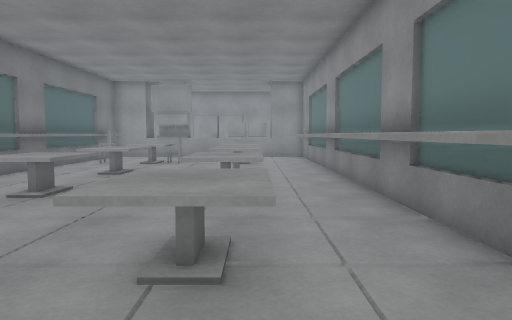
view 1 (above)

22 first-person views from a walk through a scene from a Unity 3-D project. The camera is 1.2 m above the floor, tilts 4° down and sees 70° across. The floor is counted in squares, 1 m on a side. Each view is taken from the middle of a square. On the plan, view 1 faces up. The plan holds only what a view shows up to about 15 squares ahead; the rest is blank. The place goes on beyond the plan. The player character is not drawn.

view 2
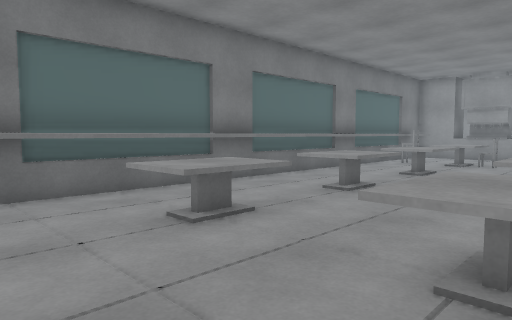

view 3
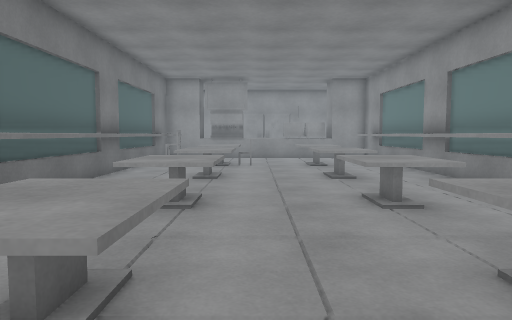

view 4
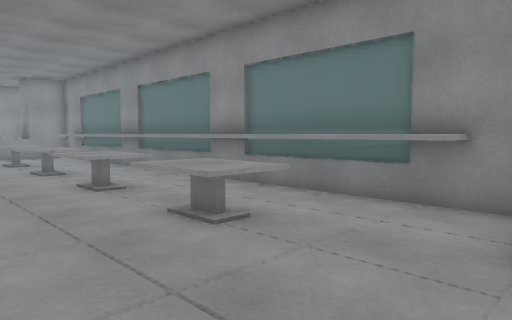

view 5
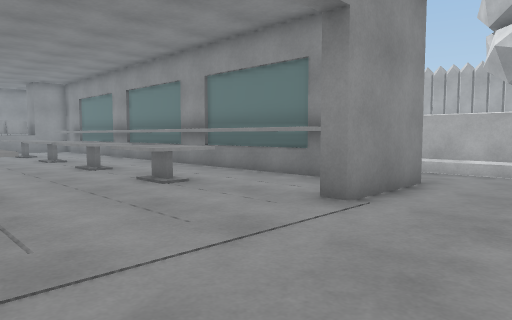

view 6
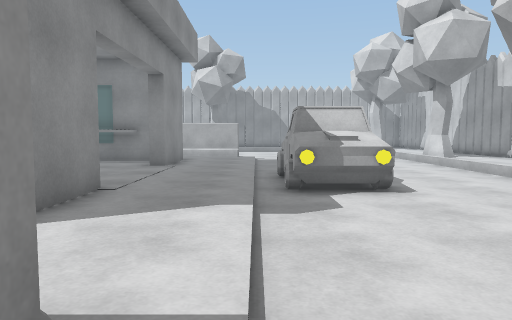

view 7
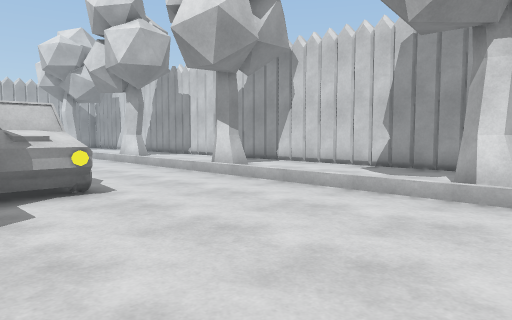

view 8
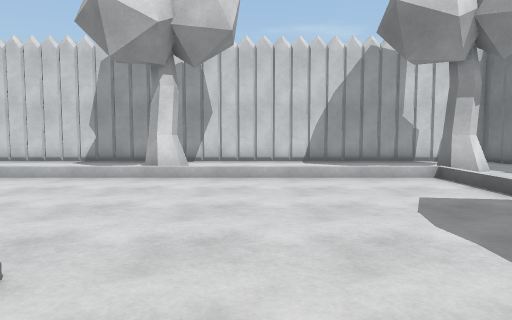

view 9
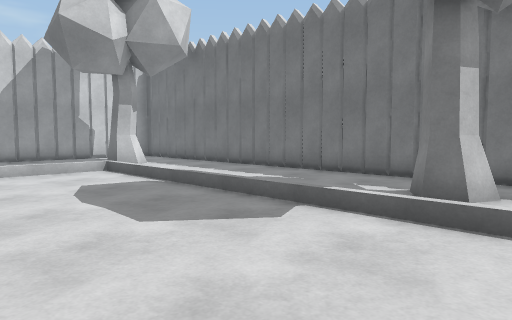

view 10
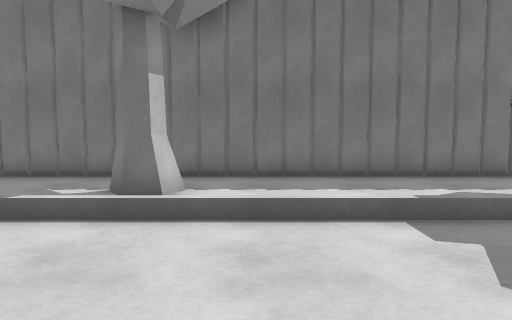

view 11
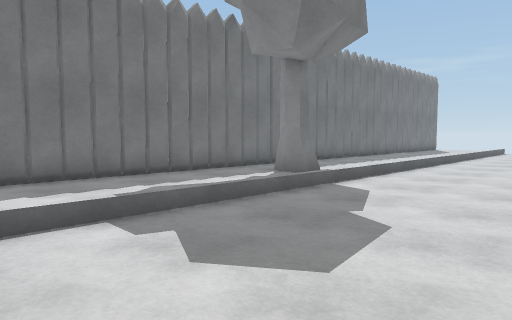

view 12
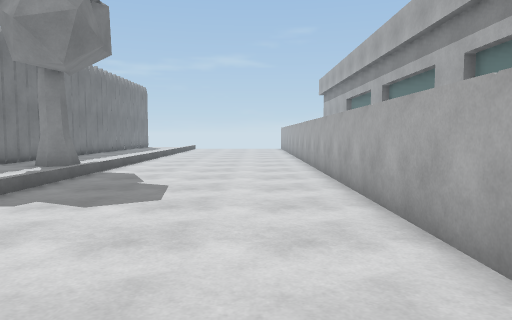

view 13
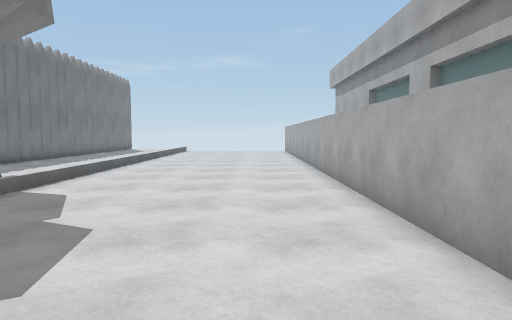

view 14
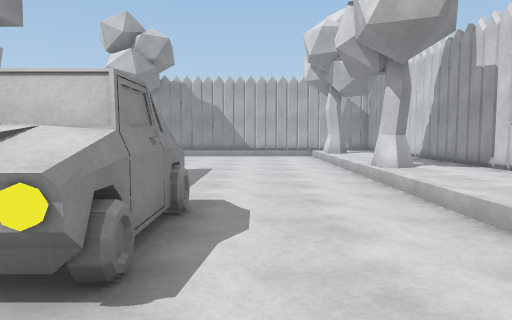

view 15
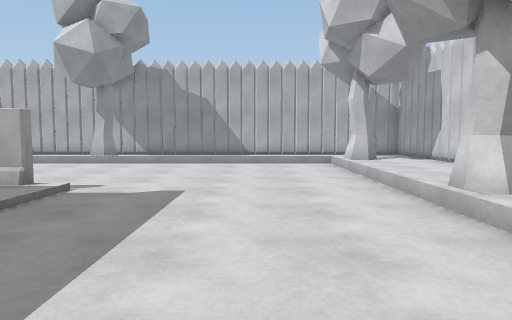

view 16
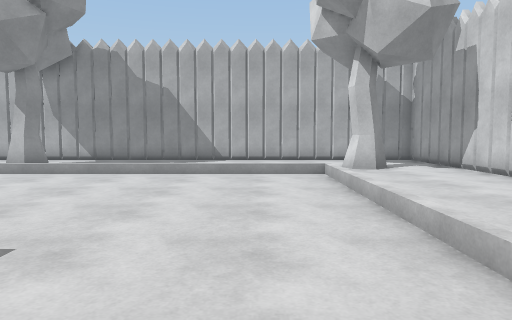

view 17
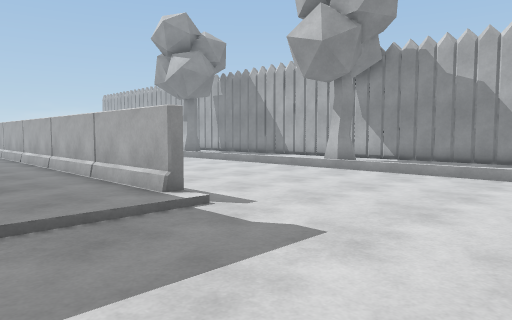

view 18
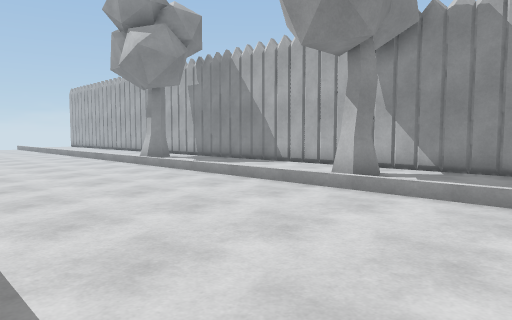

view 19
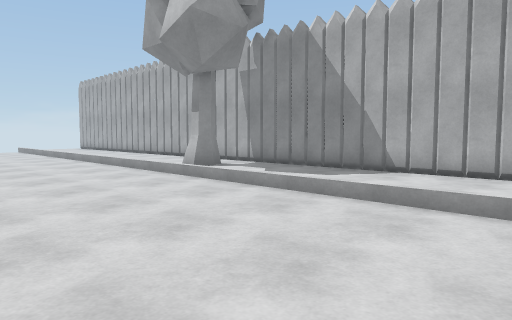

view 20
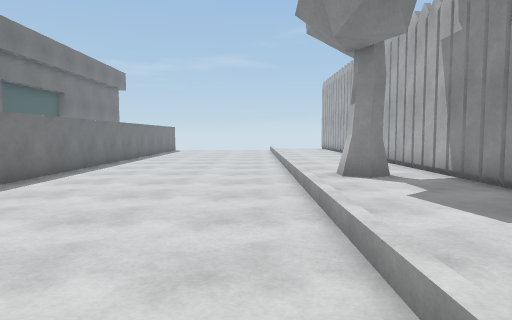

view 21
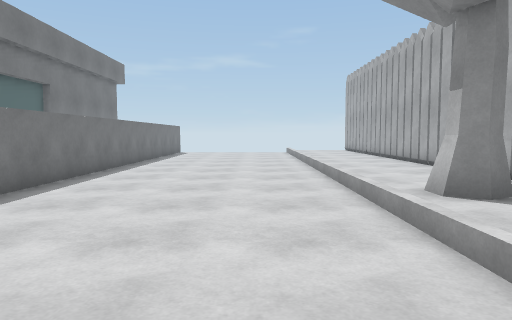

view 22
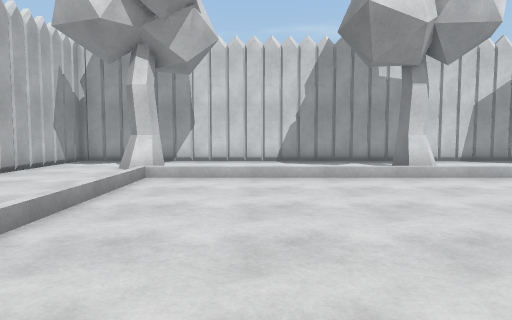

### Floor plan
Key: @ floor where view 1 was taken; # wall or solid block; . main floor; : floor 0.25 m higher than the main floor; / step, stairs or slope; = window, fence, low wall or low ledge; ^ raised ledge; v drop or lower ground; O other object.
Columns run from 22 left of view 1 to 17 right of it. Each row starts with its distance up from view 1.
 16 #:: /......#  # #v==:^^: #  #....../:::#
 15 #:::/......#  #^#vO::^^:^#  #....../:::#
 14 #:::/......#  #^::::::::^#  #....../:::#
 13 #:::/......#  #^::::::::^#  #....../:::#
 12 #:::/......#  #^:^^::^^:^#  #....../:::#
 11 #:::/......#  #^:^^::^^:^#  #....../:::#
 10 #:#//......#  #^::::::::^#  #......//#:#
  9 #:#//......#  #^::::::::^# :#......//#:#
  8 #:::/......#  #^:^^::^^:^# :#....../:::#
  7 #:::/......#  #^:^^::^^:^# :#....../:::#
  6 #:::/......#  #^::::::::^# :# ...../:::#
  5 #:::/......#  #^::::::::^# :# ...../:::#
  4 #:::/......#  #^:^^::^^:^#::# ...../:::#
  3 #:::/......#  #^:^^::^^:^#::# ...../:::#
  2 #:::/......#  #^::::::::^#::#....../:::#
  1 #:::/......#  #^::::::::^#::#....../:::#
  0 #:::/......#      ::::@::#::#....../ ::#
 -1 #:# /......    ###::::####::#....../ #:#
 -2 #:::/.....   :::::::::::::::#....../ ::#
 -3 #:::/......#::::::::::::::::#....../ ::#
 -4 #:::/......//////////////////....../ ::#
 -5 #:::/............^^##^............./  :#
 -6 #:::/............^^## ............./  :#
 -7 #:::/.............^###............./: :#
 -8 #:::/............................../:::#
 -9 #:::/............................../:::#
-10 #:::/............................../:::#
-11 #:://///////////////////////////////:::#
-12  ::#       /#       #::::::#:::::::##::#
-13    ::::::::/#::::::/  :::::#:::::::# ::#
-14 #  ::::::::::::::::::  ::::::::::::::::#
-15 ########################################

Where each view was taken, in squares from view 1:
view 1: 0 up, 0 right, facing up
view 2: 0 up, 0 right, facing up-left
view 3: 1 up, 3 left, facing up
view 4: 1 down, 4 left, facing up-right
view 5: 4 down, 5 left, facing up-right
view 6: 4 down, 12 left, facing right
view 7: 4 down, 12 left, facing down-right
view 8: 1 down, 13 left, facing down
view 9: 1 up, 13 left, facing down-left
view 10: 1 up, 13 left, facing left
view 11: 1 up, 13 left, facing up-left
view 12: 3 down, 13 left, facing up
view 13: 1 up, 13 left, facing up
view 14: 8 down, 7 left, facing right
view 15: 8 down, 2 left, facing right
view 16: 9 down, 2 right, facing right
view 17: 9 down, 2 right, facing up-right
view 18: 6 down, 6 right, facing up-right
view 19: 1 down, 7 right, facing up-right
view 20: 0 up, 12 right, facing up
view 21: 3 up, 11 right, facing up
view 22: 1 down, 10 right, facing down
